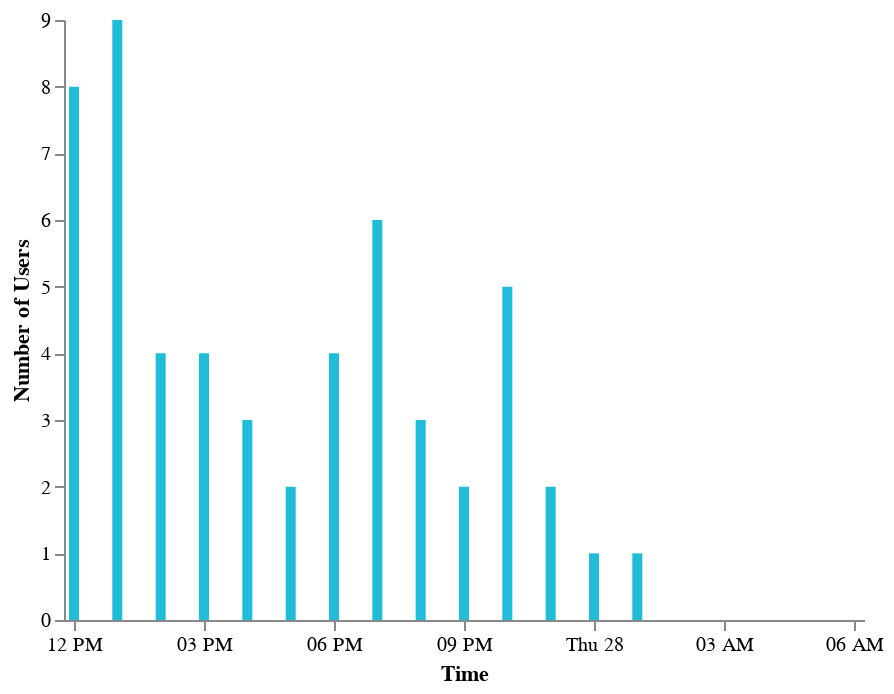

The notebook cell saved with this chart:
### Code cell
cp.first_time_chart(dp.first_time_parse_df)

### Figure 1 — Vega-Lite specification as saved in the notebook (floating-point values rounded to 4 significant figures)
{"config": {"view": {"continuousWidth": 400, "continuousHeight": 300, "strokeOpacity": 0}, "axis": {"grid": false}, "axisX": {"labelAngle": 0}, "mark": {"color": "#21bcd7"}}, "data": {"name": "data-b239ff71da28f1f786a144835a07f477"}, "mark": "bar", "encoding": {"tooltip": [{"field": "Time", "format": "%Y-%m-%d %H:%M", "type": "temporal"}, {"field": "Number of Users", "type": "quantitative"}], "x": {"field": "Time", "type": "temporal"}, "y": {"field": "Number of Users", "type": "quantitative"}}, "height": 300, "$schema": "https://vega.github.io/schema/vega-lite/v4.17.0.json", "datasets": {"data-b239ff71da28f1f786a144835a07f477": [{"Time": "2022-04-27 17:00:00.000", "Number of Users": 2}, {"Time": "2022-04-27 20:00:00.000", "Number of Users": 3}, {"Time": "2022-04-27 23:00:00.000", "Number of Users": 2}, {"Time": "2022-04-28 01:00:00.000", "Number of Users": 1}, {"Time": "2022-04-27 12:00:00.000", "Number of Users": 8}, {"Time": "2022-04-27 16:00:00.000", "Number of Users": 3}, {"Time": "2022-04-27 22:00:00.000", "Number of Users": 5}, {"Time": "2022-04-27 18:00:00.000", "Number of Users": 4}, {"Time": "2022-04-27 19:00:00.000", "Number of Users": 6}, {"Time": "2022-04-27 21:00:00.000", "Number of Users": 2}, {"Time": "2022-04-27 15:00:00.000", "Number of Users": 4}, {"Time": "2022-04-27 13:00:00.000", "Number of Users": 9}, {"Time": "2022-04-28 00:00:00.000", "Number of Users": 1}, {"Time": "2022-04-27 14:00:00.000", "Number of Users": 4}, {"Time": "2022-04-28 01:00", "Number of Users": 0}, {"Time": "2022-04-28 02:00", "Number of Users": 0}, {"Time": "2022-04-28 03:00", "Number of Users": 0}, {"Time": "2022-04-28 04:00", "Number of Users": 0}, {"Time": "2022-04-28 05:00", "Number of Users": 0}, {"Time": "2022-04-28 06:00", "Number of Users": 0}]}}
